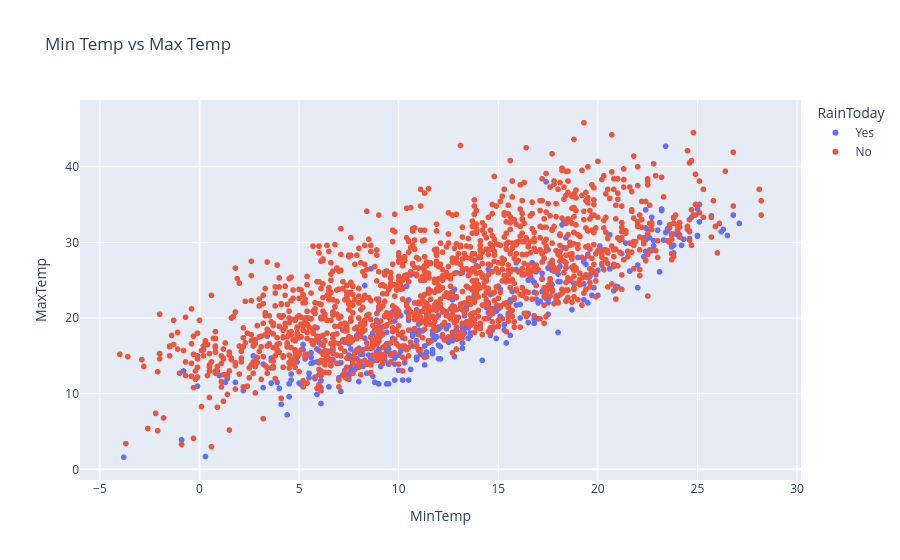

Write notebook code for a chart like this one.
### Code cell
px.scatter(df.sample(2000),x='MinTemp',y='MaxTemp',color='RainToday',title='Min Temp vs Max Temp')

### Figure 1 — Plotly figure (JSON) as saved in the notebook; plotly's stock layout.template omitted (floating-point values rounded to 4 significant figures; data arrays with more than 128 entries replaced by an {"elided": "..."} marker saying what was removed)
{"data": [{"hovertemplate": "RainToday=Yes<br>MinTemp=%{x}<br>MaxTemp=%{y}<extra></extra>", "legendgroup": "Yes", "marker": {"color": "#636efa", "symbol": "circle"}, "mode": "markers", "name": "Yes", "showlegend": true, "type": "scattergl", "x": {"elided": "435 float values"}, "xaxis": "x", "y": {"elided": "435 float values"}, "yaxis": "y"}, {"hovertemplate": "RainToday=No<br>MinTemp=%{x}<br>MaxTemp=%{y}<extra></extra>", "legendgroup": "No", "marker": {"color": "#EF553B", "symbol": "circle"}, "mode": "markers", "name": "No", "showlegend": true, "type": "scattergl", "x": {"elided": "1528 float values"}, "xaxis": "x", "y": {"elided": "1528 float values"}, "yaxis": "y"}], "layout": {"legend": {"title": {"text": "RainToday"}, "tracegroupgap": 0}, "title": {"text": "Min Temp vs Max Temp"}, "xaxis": {"anchor": "y", "domain": [0, 1], "title": {"text": "MinTemp"}}, "yaxis": {"anchor": "x", "domain": [0, 1], "title": {"text": "MaxTemp"}}}}
